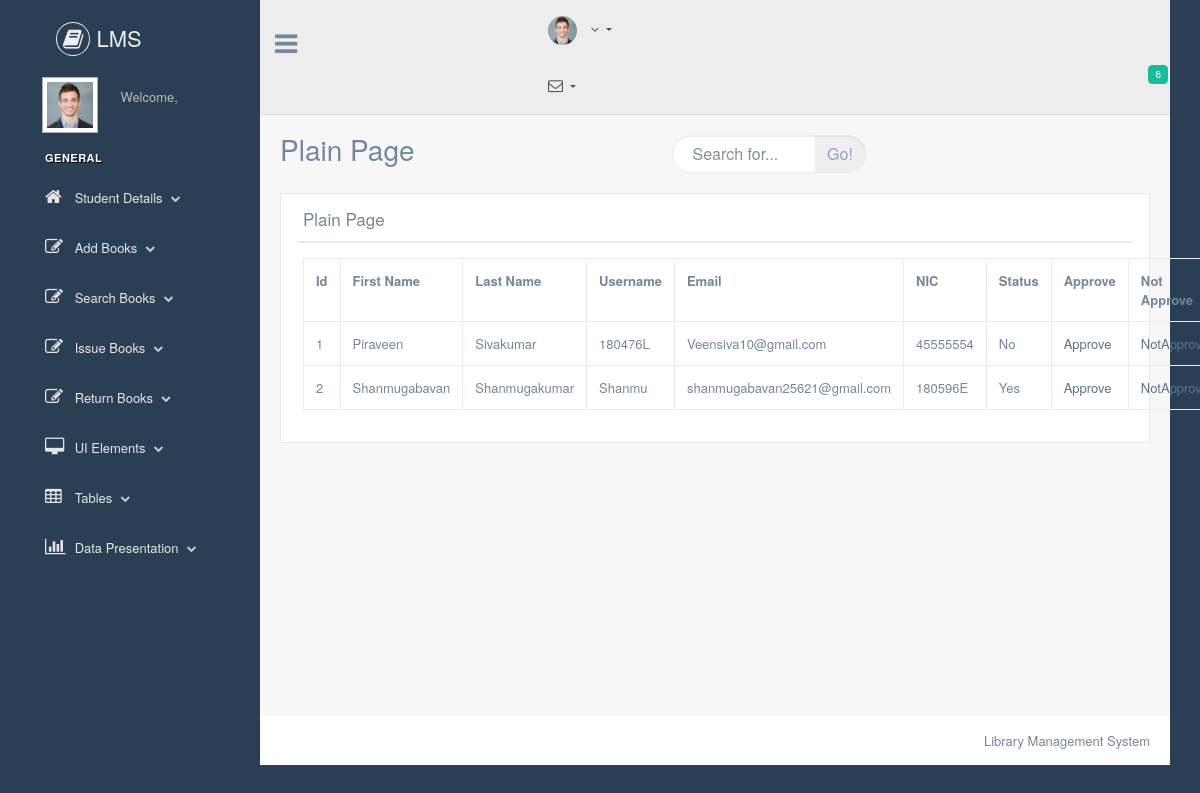
Before: /Librarian/index.php with the older database file.
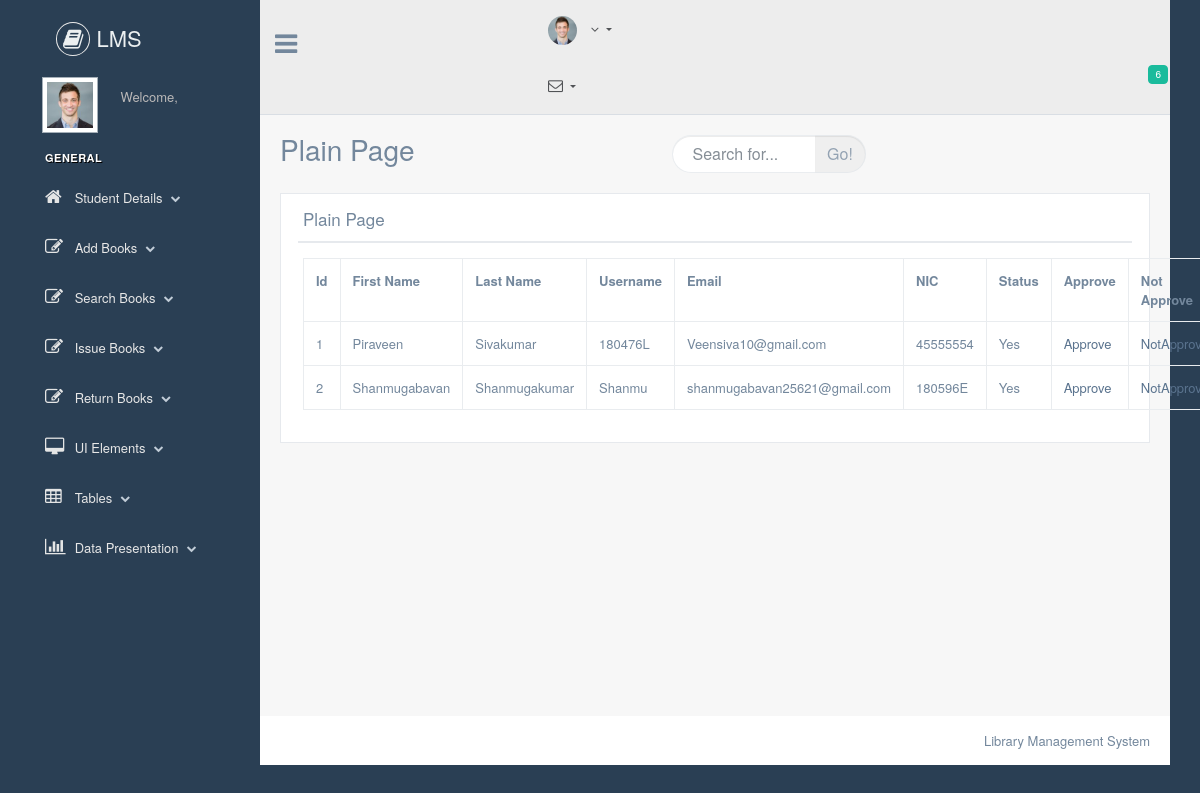
After: the same page with the newer database file.
### tables this page shows
CREATE TABLE `student_info` (
  `id` int(5) NOT NULL,
  `regis_num` varchar(50) NOT NULL,
  `firstname` varchar(50) NOT NULL,
  `lastname` varchar(50) NOT NULL,
  `username` varchar(50) NOT NULL,
  `grade` varchar(6) NOT NULL,
  `Address` varchar(255) NOT NULL,
  `email` varchar(500) NOT NULL,
  `nic` varchar(20) NOT NULL,
  `password` varchar(500) NOT NULL,
  `status` varchar(10) NOT NULL
);

### Librarian/index.php (the view, shortened to what this page needs)
<?php
    include("connection.php");
    include("header.php");
?>
<div class="right_col" role="main">
    <div class="">
        <div class="page-title">
            <div class="title_left">
                <h3>Plain Page</h3>
            </div>
            <div class="title_right">
                <div class="col-md-5 col-sm-5 col-xs-12 form-group pull-right top_search">
                    <div class="input-group">
                        <input type="text" class="form-control" placeholder="Search for...">
                        <span class="input-group-btn">
                            <button class="btn btn-default" type="button">Go!</button>
                        </span>
                    </div>
                </div>
            </div>
        </div>
        <div class="clearfix"></div>
        <div class="row" style="min-height:500px">
            <div class="col-md-12 col-sm-12 col-xs-12">
                <div class="x_panel">
                    <div class="x_title">
                        <h2>Plain Page</h2>
                        <div class="clearfix"></div>
                    </div>
                    <div class="x_content">
                        <?php
$sql="SELECT * FROM `student_info`";
$array=mysqli_query($connection,$sql);
?>
                        <table class="table table-bordered">
                            <tr>
                                <th>Id</th>
                                <th>First Name</th>
                                <th>Last Name</th>
                                <th>Username</th>
                                <th>Email</th>
                                <th>NIC</th>
                                <th>Status</th>
                                <th>Approve</th>
                                <th>Not Approve</th>
                            </tr>
                            <tr>
                                <?php while ($m=mysqli_fetch_array($array)):?>
                                <td><?php echo $m['id'] ?></td>
                                <td><?php echo $m['firstname'] ?></td>
                                <td><?php echo $m['lastname'] ?></td>
                                <td><?php echo $m['username'] ?></td>
                                <td><?php echo $m['email'] ?></td>
                                <td><?php echo $m['nic'] ?></td>
                                <td><?php echo $m['status'] ?></td>
                                <td><a href="approve.php?id=<?php echo $m['id']; ?>">Approve</a></td>
                                <td><a href="Notapprove.php?id=<?php echo $m['id']; ?>">NotApprove</a></td>
                            </tr>
                            <?php endwhile; ?>
                        </table>
                    </div>
                </div>
            </div>
        </div>
    </div>
</div>
<?php
    include("footer.php");
?>

Changed rows visible on the page:
changed student_info "Piraveen": status "No" → "Yes"
